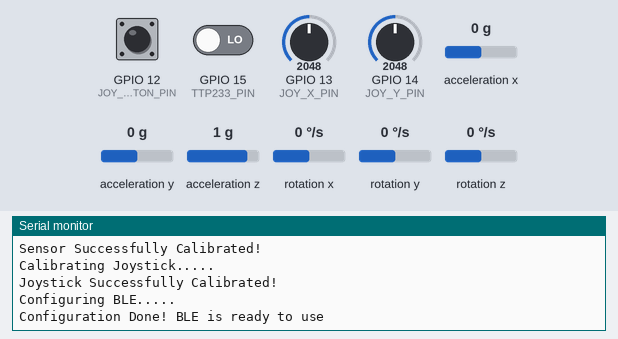
A program run on a simulated ESP32. Shown: the last lines printed to the serial monitor. The test bench sets the inputs (shaded band); at power-on: GPIO 12 (JOY_BUTTON_PIN) HIGH, GPIO 15 (TTP233_PIN) LOW, GPIO 13 (JOY_X_PIN) = 2048, GPIO 14 (JOY_Y_PIN) = 2048, acceleration x 0 g, acceleration y 0 g, acceleration z 1 g, rotation x 0 °/s, rotation y 0 °/s, rotation z 0 °/s. Nothing arrives over Bluetooth unless stated; a phone connects over Bluetooth LE 3 s after start.

Above: at 2.7 s.
2.8 s: GPIO 12 (JOY_BUTTON_PIN) pulled LOW for 0.15 s
At 3.4 s:
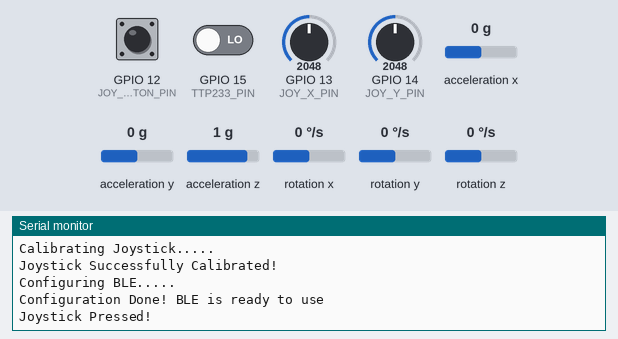
4.4 s: GPIO 15 (TTP233_PIN) driven HIGH
At 5.8 s:
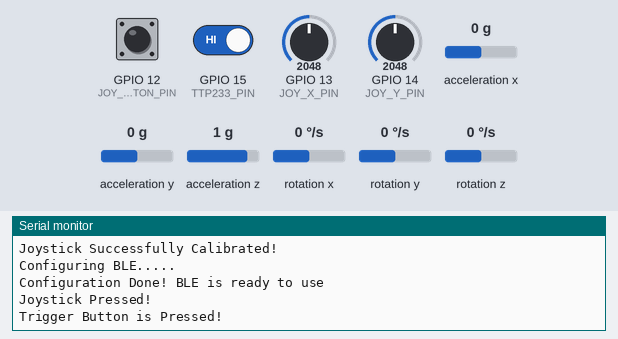

Measured:
- after the input at 2.8 s, the serial monitor: prints a new line at once (image 1)
- after the input at 4.4 s, the serial monitor: prints a new line at once (image 2)

The program:

main.cpp
```cpp
#include <Arduino.h>
#include "freertos/FreeRTOS.h"
#include "freertos/task.h"
#include "I2Cdev.h"
#include "BLEDevice.h"
#include "BLEUtils.h"
#include "BLEServer.h"
#include "BLE2902.h"
#include "MPU6050_6Axis_MotionApps20.h"
// pre-determined UUID so windows recognize nunchuck as BLE HID
#define SERVICE_UUID  "1812"
#define INFO_UUID     "2A4A"
#define MAP_UUID      "2A4B"
#define CONTROL_UUID  "2A4C"
#define REPORT_UUID   "2A4D"
#define PROTOCOL_UUID "2A4E"
#define OUTPUT_READABLE_QUATERNION
#define JOY_DEADZONE 150  // deadzone to mitigate noise when joystick is still


//===============================================================================================================
// current issue : joystick axis reading reach max value even when the stick hasnt reach its mechanical limit
// another issue : all characteristic values are still template (make sure to learn and modify it)


// MPU6050 Related variables
MPU6050 mpuSensor;
Quaternion quaternionData;                   // contain quaternion value [w, x, y, z]
uint8_t FIFO_buffer[64];
TaskHandle_t MPU_readHandle = NULL;
int const INTERRUPT_PIN = 34;
int const SDA_PIN = 21;
int const SCL_PIN = 22;
float xAxis, yAxis, zAxis, wValue;            // variables to store each axis value from quaternionData


// MPU6050 Related Functions
void MPU_activate()  // initiate MPU6050 and its DMP
{
  Wire.begin(SDA_PIN, SCL_PIN);     // activate I2C communication
  pinMode(INTERRUPT_PIN, INPUT);
  while (true)
  {
    mpuSensor.initialize();
    mpuSensor.dmpInitialize();
    if (mpuSensor.testConnection())
    {
      Serial.println("MPU6050 Connected");
      return;
    }
    Serial.println("MPU6050 Connection Failed. Retrying...");
    vTaskDelay(pdTICKS_TO_MS(500));
  }
}

void MPU_calibrate() // do initial calibration for MPU6050
{
  Serial.println("Calibrating Sensor.....");
  mpuSensor.CalibrateAccel(10);           // sampling 10 times to calibrate acceleration sensor
  mpuSensor.CalibrateGyro(10);            // sampling 10 times to calibrate gyro sensor
  mpuSensor.setDMPEnabled(true);          // activate DMP chip using this config
  Serial.println("Sensor Successfully Calibrated!");
  return;
}

void MPU_read(void* params)  // read quaternion value from MPU6050
{
  while (true)
  {
    if (mpuSensor.dmpGetCurrentFIFOPacket(FIFO_buffer))
    {
      mpuSensor.dmpGetQuaternion(&quaternionData, FIFO_buffer);
      xAxis = quaternionData.x;  yAxis = quaternionData.y;  zAxis = quaternionData.z;  wValue = quaternionData.w;
      //Serial.println(String("Sensor Read : ") + xAxis + " , " + yAxis + " , " + zAxis + " , " + wValue);
    }
    vTaskDelay(4);    // MPU6050 send packet every ~10 ms, so make sure the program capture it at 2x the rate (nyquist theorem) (change this line later to 4 ms)
  }
}


//===============================================================================================================


// Joystick Related Variables
TaskHandle_t JOY_triggerHandle = NULL;
TaskHandle_t JOY_getAxisHandle = NULL;
int const JOY_BUTTON_PIN = 12;  // use pin with internal pullup so we dont use external for pullup and caused temporary floating
int const JOY_X_PIN = 13;
int const JOY_Y_PIN = 14;
volatile uint32_t lastPress = 0;
int centerX, centerY;


// Joystick Related Functions
void IRAM_ATTR JOY_ISR()
{
  uint32_t now = millis();
  if (now - lastPress > 100)
  {
    lastPress = now;
    BaseType_t xHigherPriorityTaskWoken = pdFALSE;
    vTaskNotifyGiveFromISR(JOY_triggerHandle, &xHigherPriorityTaskWoken);
    portYIELD_FROM_ISR(xHigherPriorityTaskWoken);
  }
}

void JOY_calibrate()
{
  int samplingX = 0;
  int samplingY = 0;
  Serial.println("Calibrating Joystick.....");
  for (int i = 0; i < 50; i++)
  {
    samplingX += analogRead(JOY_X_PIN);
    samplingY += analogRead(JOY_Y_PIN);
  }
  centerX = samplingX / 50;
  centerY = samplingY / 50;
  Serial.println("Joystick Successfully Calibrated!");
}

int JOY_readAxis(int const JOY_AXIS_PIN)
{
  int sum = 0;
  for (int i = 0; i < 8; i++)
  {
    sum += analogRead(JOY_AXIS_PIN);
  }
  return sum / 8;
}

void JOY_trigger(void* params)
{
  while (true)
  {
    ulTaskNotifyTake(pdTRUE, portMAX_DELAY);
    Serial.println("Joystick Pressed!");
  }
}

void JOY_getAxis(void* params)
{
  int axisValue[2];
  while(true)
  {
    axisValue[0] = JOY_readAxis(JOY_X_PIN);
    axisValue[1] = JOY_readAxis(JOY_Y_PIN);
    // if the joystick position is inside deadzone, ignore the value
    if (abs(axisValue[0] - centerX) < JOY_DEADZONE) axisValue[0] = 0;
    if (abs(axisValue[1] - centerY) < JOY_DEADZONE) axisValue[1] = 0;
    //Serial.println("axis : " + String(axisValue[0]) + "," + String(axisValue[1]));
    vTaskDelay(10);   // 10 - 20 ms usually a sweet spot for standard BLE joystick (console can go faster)
  }
}

// note: joystick button default at high and set to low when pressed, so use pin with internal pullup to match the logic


//===============================================================================================================


// TTP233 Related Variables
TaskHandle_t TPP_triggerHandle = NULL;
int const TTP233_PIN = 15;
volatile uint32_t lastTouch = 0;


// TTP233 Related Functions
void IRAM_ATTR TPP_ISR()  // send notification to TPP_trigger when interrupt occur
{
  uint32_t now = millis();
  if (now - lastTouch > 100)
  {
    lastTouch = now;
    BaseType_t xHigherPriorityTaskWoken = pdFALSE;
    vTaskNotifyGiveFromISR(TPP_triggerHandle, &xHigherPriorityTaskWoken);
    portYIELD_FROM_ISR(xHigherPriorityTaskWoken);
  }
}

void TPP_trigger(void* params) // handle logic based on interrupt event
{
  while (true)
  {
    ulTaskNotifyTake(pdTRUE, portMAX_DELAY);
    Serial.println("Trigger Button is Pressed!");
  }
}
// note : TPP sensor is low by default and going high when touched


//===============================================================================================================


// BLE Related Variables
BLEServer *nunchuckServer;
BLEService *nunchuckService;
BLECharacteristic *informationCharacteristic;
BLECharacteristic *reportMapCharacteristic;
BLECharacteristic *controlPointCharacteristic;
BLECharacteristic *reportCharacteristic;
BLECharacteristic *protocolModeCharacteristic;
BLEAdvertising *nunchuckAdvertising;
BLEDescriptor *reportRef;


// BLE Related Functions
void InitBLE()
{
  Serial.println("Configuring BLE.....");
  BLEDevice::init("Custom Nunchuck");
  nunchuckServer = BLEDevice::createServer();
  nunchuckService = nunchuckServer->createService(SERVICE_UUID);

  // general information (one per service)
  informationCharacteristic = nunchuckService->createCharacteristic(INFO_UUID, BLECharacteristic::PROPERTY_READ);
  uint8_t infoValue[4] = {
    0x11, 0x01, // HID version 1.11 (format in little endian so the subversion number is upfront)
    0x00,       // Country code none (nunchuck dont need localization)
    0x02        // Flags in normal connection mode (maintain connection and cant turn on connected device remotely)
  };
  informationCharacteristic->setValue(infoValue, 4);

  // report map (one per service, can be connected to multiple report characteristics)
  reportMapCharacteristic = nunchuckService->createCharacteristic(MAP_UUID, BLECharacteristic::PROPERTY_READ);
  uint8_t hidReportMap[] = {
    0x05, 0x01,        // Usage Page (Generic Desktop)
    0x09, 0x04,        // Usage (Joystick)
    0xA1, 0x01,        // Collection (Application)
    0x85, 0x01,        // Report ID (anything below this will belong to report with ID 1 until another report ID is declared)
    // add more here according to need
    0xC0               // End Collection
  };
  reportMapCharacteristic->setValue(hidReportMap, sizeof(hidReportMap));

  // control point
  controlPointCharacteristic = nunchuckService->createCharacteristic(CONTROL_UUID, BLECharacteristic::PROPERTY_WRITE_NR);

  // report characteristic (can be many, each have its own ID)
  reportCharacteristic = nunchuckService->createCharacteristic(REPORT_UUID, BLECharacteristic::PROPERTY_READ | BLECharacteristic::PROPERTY_NOTIFY);
  reportCharacteristic->addDescriptor(new BLE2902()); // Client Characteristic Configuration Descriptor (control notification)
  reportRef = new BLEDescriptor("2908");  // difine metadata for this report (ID, type, etc..)
  uint8_t reportRefValue[2] = {
    0x01, // Report ID
    0x01  // Report type as input for connected device (0x02 -> output, 0x03 -> two-way)
  };
  reportRef->setValue(reportRefValue, 2);
  reportCharacteristic->addDescriptor(reportRef);

  // protocol mode
  protocolModeCharacteristic = nunchuckService->createCharacteristic(PROTOCOL_UUID, BLECharacteristic::PROPERTY_READ | BLECharacteristic::PROPERTY_WRITE_NR);
  uint8_t protocolMode = 0x01;
  protocolModeCharacteristic->setValue(&protocolMode, 1);
  nunchuckService->start();

  nunchuckAdvertising = BLEDevice::getAdvertising();
  nunchuckAdvertising->addServiceUUID(SERVICE_UUID);
  nunchuckAdvertising->setScanResponse(true);         // send more detailed metadata so client dont display unknown device
  BLEDevice::startAdvertising();
  Serial.println("Configuration Done! BLE is ready to use");
  return;
}


//===============================================================================================================


void setup()
{
  Serial.begin(115200);
  vTaskDelay(pdTICKS_TO_MS(1000));
  pinMode(JOY_BUTTON_PIN, INPUT_PULLUP);

  MPU_activate();
  MPU_calibrate();
  JOY_calibrate();

  xTaskCreatePinnedToCore(  // task to handle data reading from MPU6050
    MPU_read,
    "ReadMPUTask",
    4096,
    NULL,
    1,
    &MPU_readHandle,
    0
  );
  xTaskCreatePinnedToCore(
    JOY_getAxis,
    "JoystickGetAxisTask",
    2048,
    NULL,
    1,
    &JOY_getAxisHandle,
    0
  );
  xTaskCreatePinnedToCore(  // task to handle TPP touch sensor trigger
    TPP_trigger,
    "TouchSensorTask",
    1024,
    NULL,
    1,
    &TPP_triggerHandle,
    1
  );
  xTaskCreatePinnedToCore(
    JOY_trigger,
    "JoystickTriggerTask",
    1024,
    NULL,
    1,
    &JOY_triggerHandle,
    1
  );

  attachInterrupt(digitalPinToInterrupt(TTP233_PIN), &TPP_ISR, RISING);   // TPP ISR should be called when D15 going HIGH
  attachInterrupt(digitalPinToInterrupt(JOY_BUTTON_PIN), &JOY_ISR, FALLING);   // joystick ISR chould be called when D18 going HIGH
  InitBLE();  // configure Bluetooth Low Energy (BLE)
}

void loop()
{

}
```
